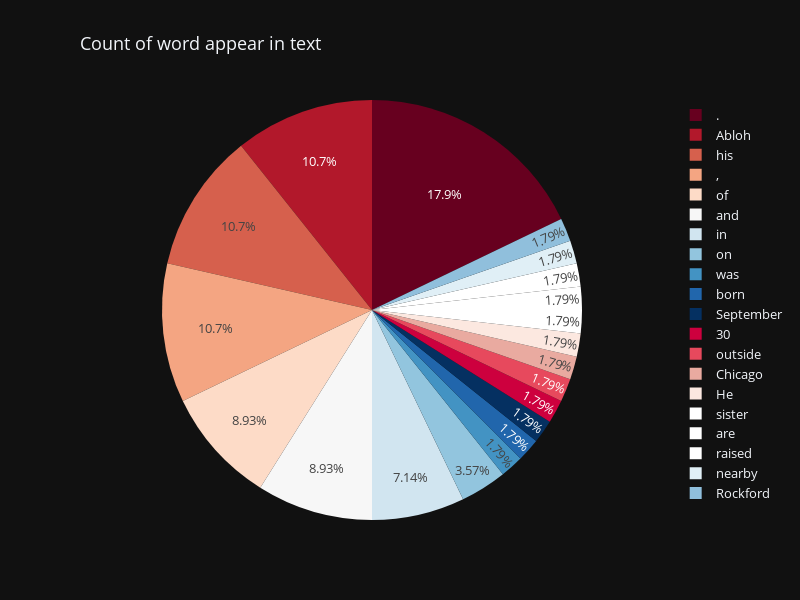

Here is the notebook cell this chart was saved with:
### Code cell
#graph


fig = px.pie(df_graph, values = "count", names = "word",
             title = 'Count of word appear in text',
             color_discrete_sequence=px.colors.sequential.RdBu)

fig.update_layout(title_x = 0.1,                    
                    width=800,
                    height=600,                    
                    template='plotly_dark',
                    font_size=13,
                    )
fig.show()

### Figure 1 — Plotly figure (JSON) as saved in the notebook; plotly's stock layout.template omitted (floating-point values rounded to 4 significant figures)
{"data": [{"domain": {"x": [0, 1], "y": [0, 1]}, "hovertemplate": "word=%{label}<br>count=%{value}<extra></extra>", "labels": ["Abloh", "was", "born", "on", "September", "30", "outside", "of", "Chicago", ".", "He", "and", "his", "sister", "are", "raised", "in", "nearby", "Rockford", ","], "legendgroup": "", "name": "", "showlegend": true, "type": "pie", "values": [6, 1, 1, 2, 1, 1, 1, 5, 1, 10, 1, 5, 6, 1, 1, 1, 4, 1, 1, 6]}], "layout": {"font": {"size": 13}, "height": 600, "legend": {"tracegroupgap": 0}, "piecolorway": ["rgb(103,0,31)", "rgb(178,24,43)", "rgb(214,96,77)", "rgb(244,165,130)", "rgb(253,219,199)", "rgb(247,247,247)", "rgb(209,229,240)", "rgb(146,197,222)", "rgb(67,147,195)", "rgb(33,102,172)", "rgb(5,48,97)"], "title": {"text": "Count of word appear in text", "x": 0.1}, "width": 800}}
